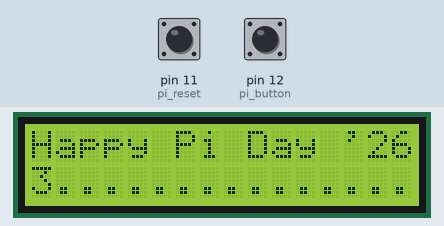
A sketch run on a simulated Arduino Uno, built with avr-gcc and run on an emulated ATmega328P. On the bench: 16×2 character LCD. Inputs (shaded band) come from the test bench; at power-on: pin 12 (pi_button) HIGH, pin 11 (pi_reset) HIGH.

Above: at 1.2 s.
1.3 s: pin 12 (pi_button) pulled LOW for 0.15 s
At 2.8 s:
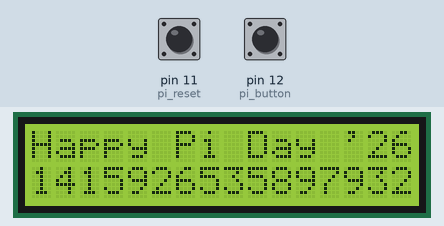
3.1 s: pin 12 (pi_button) pulled LOW for 1 s
At 4.3 s:
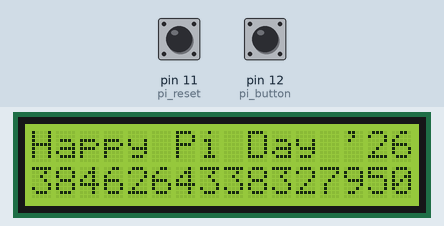
Timing chart, 0 to 6.1 s (numbered marks = the images above; inputs shaded):
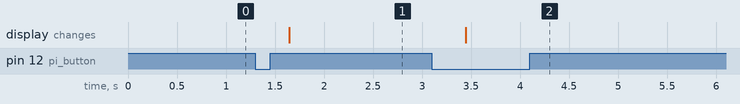

The sketch:

pi_cycler.ino
```cpp
//Happy Pi Day 2026!
//Hope you enjoy 3.14159, This is Pi, followed by,
//26535 circumference over diameter :D

#include <LiquidCrystal_I2C.h>
#include <Wire.h>
#include <avr/pgmspace.h>

//Libraries and screen definition
LiquidCrystal_I2C lcd(0x27, 16, 2);

//Defintions :D
const int pi_button = 12;
const int pi_reset = 11;

//States :)
int press_count = 0;
bool update = false;
bool last_pi_state = HIGH;


//Array of strings :)
//An array of pi(e) :)
const char* pi_chunks[8] = {
  "1415926535897932",
  "3846264338327950",
  "2884197169399375",
  "1058209749445923",
  "0781640628620899",
  "8628034825342117",
  "0679............",
  "100 digits of Pi",
};


void setup() {
  lcd.init();
  lcd.backlight(); //Turns on the backlight :)

  //I'd still be defining those pins :D
  pinMode(pi_button, INPUT_PULLUP);
  pinMode(pi_reset, INPUT_PULLUP);

  //Essentially Greeting Screen
  lcd.clear();
  lcd.setCursor(0,0);
  lcd.print(F("Happy Pi Day '26"));
  lcd.setCursor(0,1);
  lcd.print(F("3..............."));
}

void loop() {
  //State system :D
  //So holding it doesn't do much :)
  bool pi_state = digitalRead(pi_button);

  // If the reset button is pressed, it will reset back to the start :)
  if(digitalRead(pi_reset) == LOW) {
    press_count = 0;
    lcd.clear();
    lcd.setCursor(0,0);
    lcd.print(F("Happy Pi Day '26"));
    bottom_clear();
    lcd.setCursor(0,1);
    lcd.print(F("3..............."));
    delay(314);
  }

  //If pressed once, a change system will now be activated :D
  if ((pi_state == LOW) && (last_pi_state == HIGH)) {
    update = true;
    //If over limited, will reset
    if (press_count >= 8){
      while (true) {
        lcd.setCursor(0,1);
        lcd.print(F("3..............."));
        delay(150); //Too lazy and too late at night, gonna use delay
      if(digitalRead(pi_button) == LOW) {
        press_count = 0;
        break;
       }
      }
    }

    delay(314);
  }

 last_pi_state = pi_state; //Makes the system possible for a flippy flip

 //Updating system
 if(update) {
  bottom_clear();
  lcd.setCursor(0,1);
  lcd.print(pi_chunks[press_count]); //If pressed, it will cycle through the double bytes of pi :)
  update = false; //Stops updating
  press_count++; //Adds one to the count
 }
}

//Custom function to clear the bottom row
void bottom_clear() {
  lcd.setCursor(0,1);
  lcd.print(F("                "));
}

//March 14th, 2026 (When I started writing)
//100 digits of Pi machine :D
//It's too late at night, Ima sleep now :D
```

Measured:
- after the input at 1.3 s, the display: changes after 0.34 s (image 1)
- after the input at 3.1 s, the display: changes after 0.35 s (image 2)
